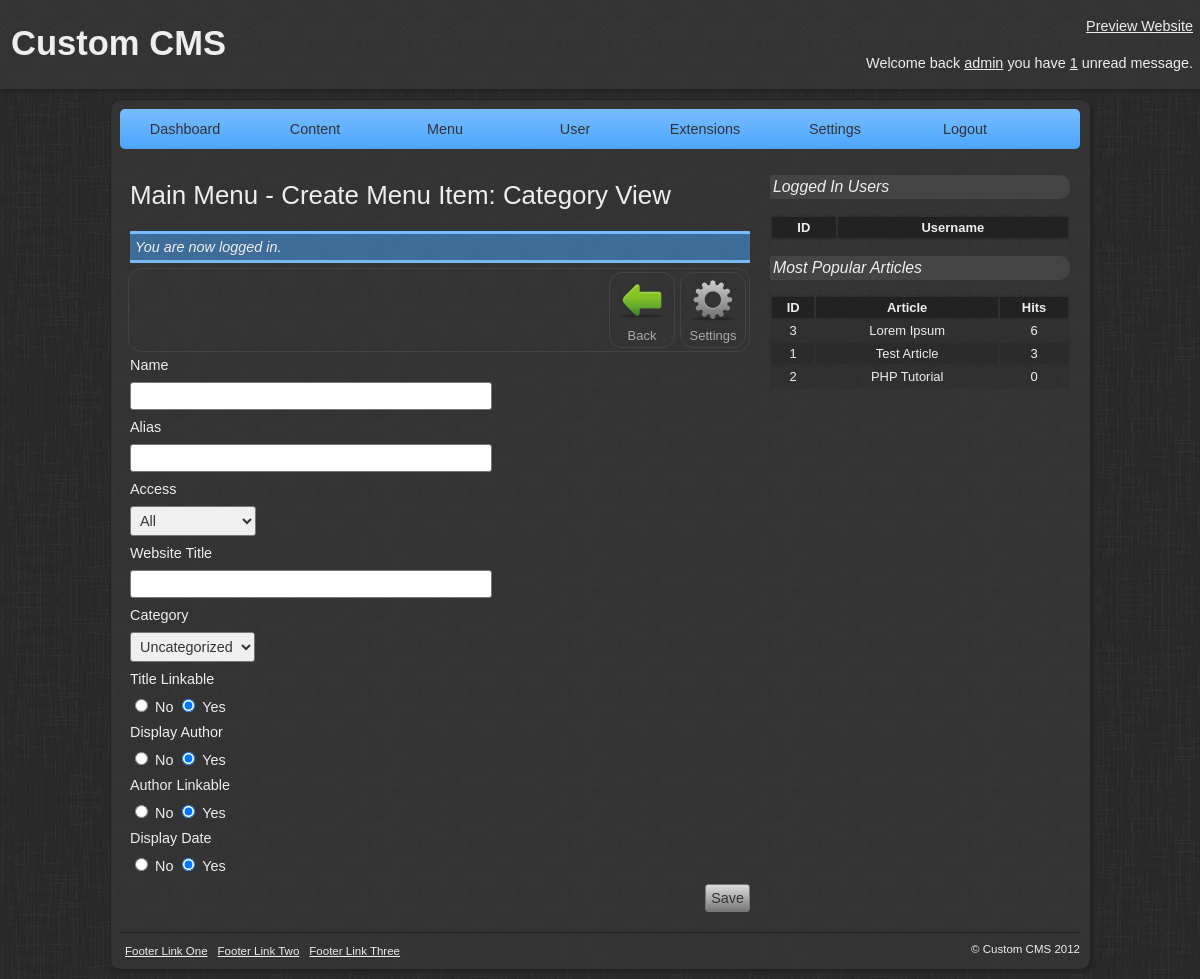
The app's page /admin/create-menu-item.php?menu=1&type=4 (signed in) with its own data.
### tables this page shows
CREATE TABLE IF NOT EXISTS `tbl_menus` (
  `id` int(11) NOT NULL AUTO_INCREMENT,
  `name` varchar(50) NOT NULL,
  `notes` text NOT NULL,
  `date_modified` datetime NOT NULL,
  `date_created` datetime NOT NULL,
  PRIMARY KEY (`id`)
);

CREATE TABLE IF NOT EXISTS `tbl_menu_types` (
  `id` int(11) NOT NULL AUTO_INCREMENT,
  `name` varchar(50) NOT NULL,
  `directory` varchar(50) NOT NULL,
  `alias` varchar(50) NOT NULL,
  `brief` varchar(255) NOT NULL,
  `date_modified` datetime NOT NULL,
  `date_created` datetime NOT NULL,
  PRIMARY KEY (`id`)
);

CREATE TABLE IF NOT EXISTS `tbl_articles` (
  `id` int(11) NOT NULL AUTO_INCREMENT,
  `author` int(11) NOT NULL,
  `category` int(11) NOT NULL,
  `name` varchar(255) NOT NULL,
  `content` text NOT NULL,
  `keywords` varchar(100) NOT NULL,
  `description` varchar(100) NOT NULL,
  `hits` int(11) NOT NULL,
  `published` int(1) NOT NULL,
  `comments` int(1) NOT NULL,
  `date_modified` datetime NOT NULL,
  `date_created` datetime NOT NULL,
  PRIMARY KEY (`id`)
);

### library/core/mysql.php (called while the page is built, shortened)
<?php
class MySQL {
	private $connection;
	public function open_connection() {
		$this->connection = mysql_connect(DATABASE_SERVER, DATABASE_USERNAME, DATABASE_PASSWORD);
		if(!$this->connection) {
			die("MySQL connection failed: " . mysql_error());
		} else {
			$db_select = mysql_select_db(DATABASE_NAME, $this->connection);
		}
	}
	public function query($sql) {
		$result = mysql_query($sql, $this->connection);
		return $result;
	}
	public function fetch_array($result) {
		return mysql_fetch_array($result);
	}
}
$database = new MySQL();
?>

### library/core/message.php (called while the page is built, shortened)
<?php
class Message extends Core {
	public static $table_name = 'messages';
	public static function unread_messages($user) {
		global $database;
		$sql = "SELECT COUNT(*) FROM " . DATABASE_TBL_PREFIX . static::$table_name . " WHERE recieved=0 AND recipient='{$user}'";
		$result = $database->query($sql);
		$row = $database->fetch_array($result);
		return array_shift($row);
	}
}
?>

### library/core/core.php (called while the page is built, shortened)
<?php
class Core {
	protected static $table_name;
	public static function instantiate($record) {
		$object = new $class_name;
		foreach($record as $attribute => $value) {
			if($object->has_attribute($attribute)) {
				$object->$attribute = $value;
			}
		}
		return $object;
	}
	public static function find_all() {
		return static::find_by_sql("SELECT * FROM " . DATABASE_TBL_PREFIX . static::$table_name . " ORDER BY id ASC");
	}
	public static function find_by_id($id=0) {
		$result_array = static::find_by_sql("SELECT * FROM " . DATABASE_TBL_PREFIX . static::$table_name . " WHERE id={$id} LIMIT 1");
		return !empty($result_array) ? array_shift($result_array) : false;
	}
	public static function find_by_sql($sql="") {
		global $database;
		$result = $database->query($sql);
		$object_array = array();
		while($row = $database->fetch_array($result)) {
			$object_array[] = static::instantiate($row);
		}
		return $object_array;
	}
	private function has_attribute($attribute) {
		$object_vars = get_object_vars($this);
		return array_key_exists($attribute, $object_vars);
	}
}
?>

### library/core/article.php (called while the page is built, shortened)
<?php
class Article extends Core {
	public static $table_name = 'articles';
	public static function most_popular($number = 3) {
		return static::find_by_sql("SELECT * FROM " . DATABASE_TBL_PREFIX . self::$table_name . " ORDER BY hits DESC LIMIT {$number}");
	}
}
?>

### components/content/category/menu-form.php (the view)
<?php
if(isset($item->parameters)) {
	$params = $item->parameters;
	$param = explode(',', $params);
	$category = $param[0];
	$title_linkable = $param[1];
	$display_author = $param[2];
	$author_linkable = $param[3];
	$display_date = $param[4];
	if($title_linkable == 1) {
		$title_linkable1 = NULL;
		$title_linkable2 = ' checked';
	} else {
		$title_linkable1 = ' checked';
		$title_linkable2 = NULL;
	}
	if($display_author == 1) {
		$display_author1 = NULL;
		$display_author2 = ' checked';
	} else {
		$display_author1 = ' checked';
		$display_author2 = NULL;
	}
	if($author_linkable == 1) {
		$author_linkable1 = NULL;
		$author_linkable2 = ' checked';
	} else {
		$author_linkable1 = ' checked';
		$author_linkable2 = NULL;
	}
	if($display_date == 1) {
		$display_date1 = NULL;
		$display_date2 = ' checked';
	} else {
		$display_date1 = ' checked';
		$display_date2 = NULL;
	}
} else {
	$title_linkable1 = NULL;
	$title_linkable2 = ' checked';
	$display_author1 = NULL;
	$display_author2 = ' checked';
	$author_linkable1 = NULL;
	$author_linkable2 = ' checked';
	$display_date1 = NULL;
	$display_date2 = ' checked';
}
?>
<label for="category" class="label">Category</label>
<select name="category" class="select input">
	<?php
		$categories = Category::find_all();
		foreach($categories as $category):
		if(isset($item->parameters)) {
			if($param[0] == $category->id) {
				$selected = ' selected';
			} else {
				$selected = NULL;
			}
		} else {
			$selected = NULL;
		}
	?>
	<option value="<?php echo $category->id; ?>"<?php echo $selected; ?>><?php echo $category->name; ?></option>
	<?php endforeach; ?>
</select>
<label for="title_linkable" class="label">Title Linkable</label>
<input type="radio" name="title_linkable" id="title_linkable1" class="radio input" value="0"<?php echo $title_linkable1; ?> />
<label for="title_linkable1" class="radiolabel">No</label>
<input type="radio" name="title_linkable" id="title_linkable2" class="radio input" value="1"<?php echo $title_linkable2; ?> />
<label for="title_linkable2" class="radiolabel">Yes</label>
<label for="display_author" class="label">Display Author</label>
<input type="radio" name="display_author" id="display_author1" class="radio input" value="0"<?php echo $display_author1; ?> />
<label for="display_author1" class="radiolabel">No</label>
<input type="radio" name="display_author" id="display_author2" class="radio input" value="1"<?php echo $display_author2; ?> />
<label for="display_author2" class="radiolabel">Yes</label>
<label for="author_linkable" class="label">Author Linkable</label>
<input type="radio" name="author_linkable" id="author_linkable1" class="radio input" value="0"<?php echo $author_linkable1; ?> />
<label for="author_linkable1" class="radiolabel">No</label>
<input type="radio" name="author_linkable" id="author_linkable2" class="radio input" value="1"<?php echo $author_linkable2; ?> />
<label for="author_linkable2" class="radiolabel">Yes</label>
<label for="display_date" class="label">Display Date</label>
<input type="radio" name="display_date" id="display_date1" class="radio input" value="0"<?php echo $display_date1; ?> />
<label for="display_date1" class="radiolabel">No</label>
<input type="radio" name="display_date" id="display_date2" class="radio input" value="1"<?php echo $display_date2; ?> />
<label for="display_date2" class="radiolabel">Yes</label>

### templates/admin/newdefault/header.php (shortened to what this page needs)
<!DOCTYPE html>
<html lang="en">
<head>
    <link rel="stylesheet" media="screen" href="../templates/admin/newdefault/css/modal.css" />
    <link rel="stylesheet" media="screen" href="../templates/admin/newdefault/css/style.css" />
</head>
<body>
	<div class="header">
    	<div class="header-left">
        	<h1>Custom CMS</h1>
        </div>
        <div class="header-right">
        	<p><a href="../" title="Preview Website">Preview Website</a></p>
            <p>Welcome back <a href="./profile.php?id=<?php echo $_SESSION['user_id']; ?>" title="Your Profile"><?php echo $_SESSION['user_username']; ?></a> you have <a href="./messages.php"><?php echo Message::unread_messages($_SESSION['user_id']); ?></a> unread message<?php if(Message::unread_messages($_SESSION['user_id']) != 1) { echo 's'; } ?>.</p>
        </div>
    </div>
    <div class="wrapper">
    	<ul class="nav">
        	<li><a href="./" title="Dashboard">Dashboard</a></li>
            <li>
            	<a href="#">Content</a>
            </li>
            <li>
            	<a href="#">Menu</a>
            </li>
            <li>
            	<a href="#">User</a>
            </li>
            <li>
            	<a href="#">Extensions</a>
            </li>
            <li><a href="./settings.php" title="System Settings">Settings</a></li>
            <li><a href="./logout.php" title="Logout">Logout</a></li>
        </ul>
    	<div class="content">
        	<h2><?php echo $title; ?></h2>
            <?php if(isset($_SESSION['message'])) {
				echo '<div class="message">'.$_SESSION['message'].'</div>';
			} ?>

### templates/admin/newdefault/footer.php
</div>
        <div class="sidebar">
        	<h3>Logged In Users</h3>
            <table class="sidebar-table">
            	<tr>
                    <th>ID</th>
                    <th>Username</th>
                </tr>
            </table>
            <h3>Most Popular Articles</h3>
			<table class="sidebar-table">
				<tr>
					<th>ID</th>
					<th>Article</th>
					<th>Hits</th>
				</tr>
				<?php
					$most_popular_articles = Article::most_popular();
					foreach($most_popular_articles as $mpa):
				?>
				<tr>
					<td><?php echo $mpa->id; ?></td>
					<td><?php echo $mpa->name; ?></td>
					<td><?php echo $mpa->hits; ?></td>
				</tr>
				<?php endforeach; ?>
			</table>
        </div>
        <div class="footer">
            <div class="footer-left">
                <ul>
                    <li><a href="#">Footer Link One</a></li>
                    <li><a href="#">Footer Link Two</a></li>
                    <li><a href="#">Footer Link Three</a></li>
                </ul>
            </div>
            <div class="footer-right">
                <p>&copy; Custom CMS 2012</p>
            </div>
        </div>
    </div>
</body>
</html>

### templates/admin/newdefault/css/style.css (style rules this page uses)
body { margin: 0; padding: 0; font: .9em Arial; background: url('../images/background.jpg') #222; }
.header { background: url('../images/background_noise.jpg') #333; color: #EEE; padding: 1px; overflow: hidden; margin: 0; box-shadow: 0px 3px 3px #222; }
.header-left { float: left; }
.header-right { float: right; text-align: right; }
.header h1 { font-size: 2.4em; padding: 0px 0px 0px 10px; }
.header p { padding: 3px 6px; }
.header a, .header a:link, .header a:visited { color: #EEE; }
.wrapper { background: url('../images/background_noise.jpg') #333; width: 960px; margin: 10px auto; overflow: hidden; padding: 10px; color: #EEE; border-radius: 10px; box-shadow: 3px 3px 3px #222, inset 1px 1px 1px #222; }
.nav { background: url('../images/nav.jpg') repeat-x #4BA6FF; background: -moz-linear-gradient(0% 100% 90deg, #4BA6FF, #78BCFF) #4BA6FF; background: -webkit-gradient(linear, 50% 0%, 50% 100%, from(#78BCFF), to(#4BA6FF)); border-radius: 5px }
.nav, .nav ul { margin: 0; padding: 0; list-style: none; width: 960px; float: left; text-align: center; }
.nav li { float: left; width: 130px; }
.nav a { display: block; color: #333; text-decoration: none; padding: 12px 10px; transition: linear all .2s; -moz-transition: linear all .2s; -webkit-transition: linear all .2s; }
.content { width: 620px; float: left; padding: 10px; }
.content h2 { font-size: 1.8em; font-weight: 500; }
.sidebar { width: 300px; float: left; padding: 10px; }
.sidebar h3 { font-size: 1.1em; background: #444; padding: 3px; border-radius: 1px 10px 10px 1px; font-weight: 500; font-style: italic; }
.sidebar-table { width: 100%; font-size: .9em; background: #2F2F2F; background: rgba(11, 11, 11, .1); }
.sidebar-table tr:nth-child(odd) { background: rgba(28, 28, 28, .2); }
.sidebar-table th { background: #222; padding: 3px; border-radius: 1px 1px 0px 0px; }
.sidebar-table td { text-align: center; padding: 3px; }
.footer { width: 960px; padding: 10px 0 0; margin: 10px auto 0px; overflow: hidden; color: #EEE; font-size: .8em; border-top: 1px solid #222; }
.footer-left { float: left; }
.footer-right { float: right; }
.footer p { margin: 0; padding: 0; }
.footer ul { overflow: hidden; text-align: center; list-style: none; margin: 0; padding: 0; }
.footer ul li { float: left; }
.footer ul li a, .footer ul li a:link, .footer ul li a:visited { color: #EEE; display: block; padding: 2px 5px; transition: linear all 0.5s; -moz-transition: linear all 0.5s; -webkit-transition: linear all 0.5s; }
.message { width: 610px; padding: 5px; font-style: italic; margin: 5px auto; border-radius: 1px; background: #4BA6FF; background: rgba(75, 166, 255, .5); border-top: 3px solid #78BCFF; border-bottom: 3px solid #78BCFF; }
.label { display: block; margin: 9px 0; }
.input { padding: 5px; font-size: 1em; border: 1px solid #777; border-radius: 3px; color: #333; transition: linear all 0.5s; -moz-transition: linear all 0.5s; -webkit-transition: linear all 0.5s; }
.radio { border: none; }

### records on screen
tbl_menus: name.name "Main Menu - Create Menu Item: Category View"
tbl_articles: id "3", name "Lorem Ipsum", hits "6"
tbl_articles: id "1", name "Test Article", hits "3"
tbl_articles: id "2", name "PHP Tutorial", hits "0"

### other values on screen
$_SESSION['user_username'] "admin"
Message::unread_messages($_SESSION['user_id']) "1"
$_SESSION['message'] "You are now logged in."
form field category "Uncategorized"
